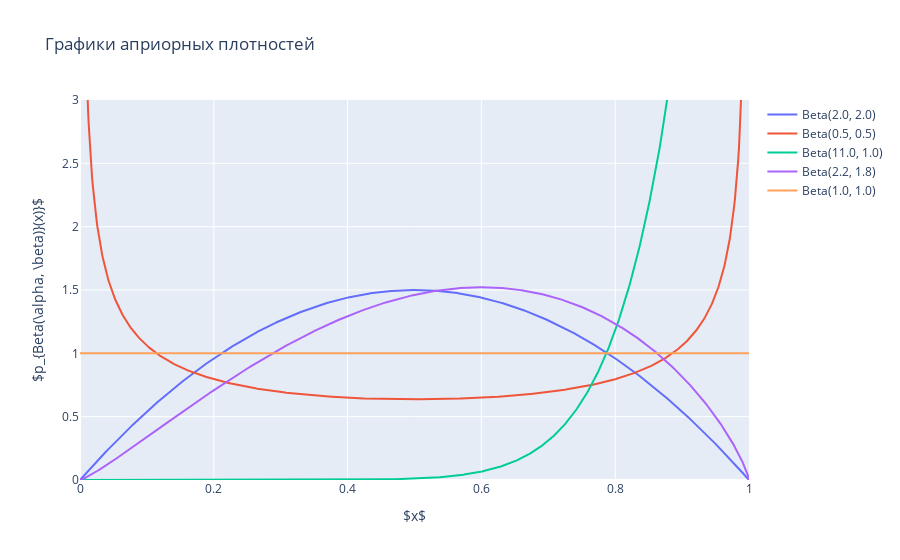

The code cell stored with this chart in its notebook:
### Markdown cell above
Как мы выяснили в теор. д/з, сопряженным к распределению Бернулли является бета-распределение. Рассмотрим предложенные случаи.
* Монета скорее честная. Наиболее вероятны значения $p$ в окрестности $0.5$. Тогда возьмем за априорное распределение $Beta(2, 2).$
* Монета скорее нечестная, перевес неизвестен. Наименее вероятны значения $p$ в окрестности $0.5$. Тогда возьмем $Beta(0.5, 0.5).$
* Монета скорее нечестная, перевес в сторону герба. Наиболее вероятны значения $p$ в окрестности $1$. Тогда возьмем $Beta(11, 1).$
* Монета скорее честная, либо с небольшим перекосом вправо. Наиболее вероятны значения $p$ в окрестности $\approx 0.6$. Тогда возьмем $Beta(2.2, 1.8)$, у которого мода 0.6.
* Ничего не известно. Все значения равновероятны. Тогдав возьмем $Beta(1, 1),$ что является частным случаем равномерного на $[0, 1]$ распределения. 
<br> Построим графики, как и требовалось. Думаю, стоит оставить графики с помощью `plotly`, так как они более информативны.

### Code cell
grid = np.linspace(0, 1, 1001)

beta_params = np.array([(2, 2), (0.5, 0.5), (11, 1), (2.2, 1.8), (1, 1)])
fig = go.Figure()
for alpha, beta in beta_params:
    fig.add_trace(go.Scatter(x=grid, y=sps.beta(alpha, beta).pdf(grid), name=f'Beta({alpha}, {beta})'))

fig.update_layout(title='Графики априорных плотностей', 
                  xaxis_title="$x$", yaxis_title="$p_{Beta(\\alpha, \\beta)}(x)}$")
fig.update_yaxes(range=[0, 3])  
fig.show()
pof.plot(fig, filename='priori.html', auto_open=False)

### Figure 1 — Plotly figure (JSON) as saved in the notebook; plotly's stock layout.template omitted (floating-point values rounded to 4 significant figures; data arrays with more than 128 entries replaced by an {"elided": "..."} marker saying what was removed)
{"data": [{"name": "Beta(2.0, 2.0)", "type": "scatter", "x": {"elided": "1001 float values"}, "y": {"elided": "1001 float values"}}, {"name": "Beta(0.5, 0.5)", "type": "scatter", "x": {"elided": "1001 float values"}, "y": {"elided": "1001 float values"}}, {"name": "Beta(11.0, 1.0)", "type": "scatter", "x": {"elided": "1001 float values"}, "y": {"elided": "1001 float values"}}, {"name": "Beta(2.2, 1.8)", "type": "scatter", "x": {"elided": "1001 float values"}, "y": {"elided": "1001 float values"}}, {"name": "Beta(1.0, 1.0)", "type": "scatter", "x": {"elided": "1001 float values"}, "y": {"elided": "1001 float values"}}], "layout": {"title": {"text": "Графики априорных плотностей"}, "xaxis": {"title": {"text": "$x$"}}, "yaxis": {"range": [0, 3], "title": {"text": "$p_{Beta(\\alpha, \\beta)}(x)}$"}}}}
